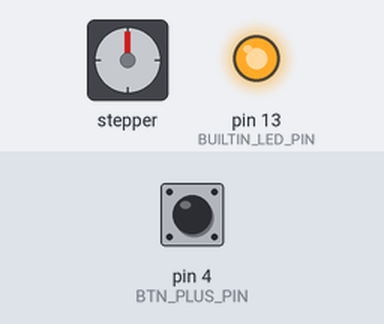
This sketch was run on a simulated Arduino Nano, built with avr-gcc and run on an emulated ATmega328P. Parts: stepper motor, output pins drawn as LEDs (lit = HIGH). Wiring (inferred from the names in the program): stepper motor driver (200 steps per turn assumed): step pin 3; direction pin 2; enable pin 11. The test bench sets the inputs (shaded band); at power-on: pin 4 (BTN_PLUS_PIN) HIGH. Pins used as bus, display or sensor lines are not drawn.

Above: at 0.1 s.
At 27.9 s:
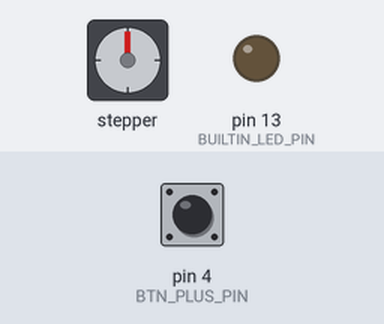
Timing chart, 0 to 29.4 s (numbered marks = the images above):
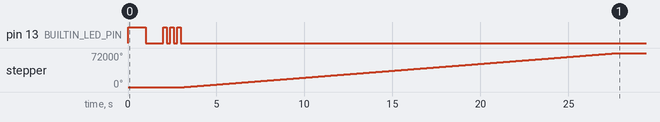

Measured:
- by itself, stepper: turns 72000° clockwise in 24.6 s

The sketch:

x-axis-test.ino
```cpp
const char STEP_PIN						=  3;
const char DIR_PIN						=  2;
const char BTN_PLUS_PIN					=  4;
const char MS1_PIN						=  8;
const char MS2_PIN						=  9;
const char MS3_PIN						= 10;
const char ENABLE_PIN					= 11;
const char BUILTIN_LED_PIN				= 13;

bool is_done = false;

void rotate_rotor(const bool direction, const int delay_ms, const long long steps)
{
	digitalWrite(ENABLE_PIN, LOW);
	digitalWrite(DIR_PIN, direction ? HIGH : LOW);

	for (long long s = 0; s < steps; s++)
	{
		digitalWrite(STEP_PIN, HIGH);
		delayMicroseconds(2);
		digitalWrite(STEP_PIN, LOW);
		delayMicroseconds(delay_ms);
	}
	digitalWrite(ENABLE_PIN, HIGH);
}

void after_init_pause()
{
	digitalWrite(BUILTIN_LED_PIN,	HIGH);
	delay(1000);
	digitalWrite(BUILTIN_LED_PIN,	LOW);
	delay(1000);

	digitalWrite(BUILTIN_LED_PIN,	HIGH);
	delay(200);
	digitalWrite(BUILTIN_LED_PIN,	LOW);
	delay(200);
	digitalWrite(BUILTIN_LED_PIN,	HIGH);
	delay(200);
	digitalWrite(BUILTIN_LED_PIN,	LOW);
	delay(200);
	digitalWrite(BUILTIN_LED_PIN,	HIGH);
	delay(200);
	digitalWrite(BUILTIN_LED_PIN,	LOW);
	delay(200);
}

void setup()
{
	pinMode(BUILTIN_LED_PIN,		OUTPUT);
	pinMode(STEP_PIN,				OUTPUT);
	pinMode(DIR_PIN,				OUTPUT);
	pinMode(MS1_PIN,				OUTPUT);
	pinMode(MS2_PIN,				OUTPUT);
	pinMode(MS3_PIN,				OUTPUT);
	pinMode(ENABLE_PIN,				OUTPUT);
	pinMode(BUILTIN_LED_PIN,		OUTPUT);

	pinMode(BTN_PLUS_PIN,			INPUT_PULLUP);

	digitalWrite(STEP_PIN,			LOW);
	digitalWrite(DIR_PIN,			LOW);
	digitalWrite(BUILTIN_LED_PIN,	LOW);

	digitalWrite(MS1_PIN,			HIGH);
	digitalWrite(MS2_PIN,			HIGH);
	digitalWrite(MS3_PIN,			HIGH);
	digitalWrite(ENABLE_PIN,		HIGH);

	after_init_pause();
}

bool direction = true;

void loop()
{
	if (!is_done) {
		int delay_ms = 600;
		long long steps = (static_cast<long long>(3200) / 8) * 100;
		int offset = 20;
		int rotates = 20;

		rotate_rotor(direction, delay_ms, steps);
		is_done = true;
	}

	int btn_val = digitalRead(BTN_PLUS_PIN);
	if (is_done && btn_val == LOW)
	{
		is_done = false;
		direction = ! direction;
	}
}
```
